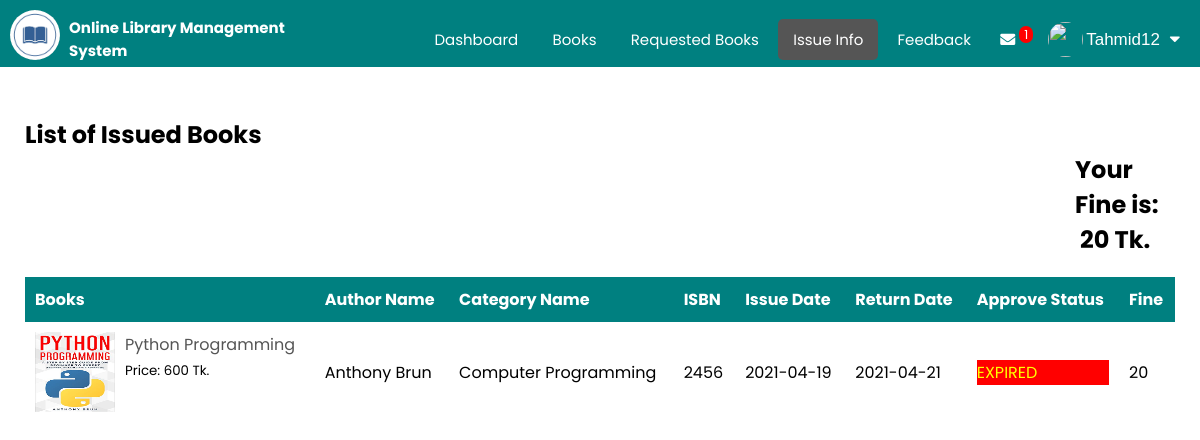
Page /student_issue_info.php (signed in) on the committed database.
### tables this page shows
CREATE TABLE `issueinfo` (
  `studentid` int(100) NOT NULL,
  `bookid` int(100) NOT NULL,
  `issuedate` date NOT NULL,
  `returndate` date NOT NULL,
  `approve` varchar(200) NOT NULL,
  `fine` int(100) NOT NULL
);

CREATE TABLE `books` (
  `bookid` int(100) NOT NULL,
  `bookpic` varchar(500) NOT NULL,
  `bookname` varchar(100) NOT NULL,
  `authorid` int(100) NOT NULL,
  `categoryid` int(100) NOT NULL,
  `ISBN` varchar(100) NOT NULL,
  `price` int(100) NOT NULL,
  `quantity` int(100) NOT NULL,
  `status` varchar(100) NOT NULL
);

CREATE TABLE `authors` (
  `authorid` int(111) NOT NULL,
  `authorname` varchar(111) NOT NULL
);

CREATE TABLE `category` (
  `categoryid` int(111) NOT NULL,
  `categoryname` varchar(111) NOT NULL
);

### student_issue_info.php (the view, shortened to what this page needs)
<?php
	include "connection.php";
    include "student_navbar.php";
?>
<!DOCTYPE html>
<html lang="en">
<head>
    <link rel="stylesheet" href="https://cdnjs.cloudflare.com/ajax/libs/font-awesome/5.15.2/css/all.min.css" />
    <link rel="stylesheet" href="style.css?v=<?php echo time(); ?>">
</head>
<body>
    <div class="request-table">
        <div class="request-container book-container">
            <h2 class="request-title student-info-title" style="padding-top: 50px;">List of Issued Books</h2>
            <?php
	    if(isset($_SESSION['login_student_username']))
		{
		    $var='<p style="color:yellow; background-color:red;">EXPIRED</p>';
			$q=mysqli_query($db,"SELECT books.bookid,books.bookname,books.ISBN,books.bookpic,price,issueinfo.issuedate,issueinfo.returndate,
			issueinfo.approve,fine,authors.authorname,category.categoryname from  `issueinfo` join `books` on issueinfo.bookid=books.bookid join `student`on student.studentid=issueinfo.studentid join authors on authors.authorid=books.authorid join category on category.categoryid=books.categoryid where student.studentid ='$_SESSION[studentid]' and (issueinfo.approve='yes' or issueinfo.approve='$var') ORDER BY `issueinfo`.`returndate` ASC; ");
			if(mysqli_num_rows($q)==0)
			{
				echo "There's no issued books";
			}
			else
			{
				$var='<p style="color:yellow; background-color:red;">EXPIRED</p>';
				$row1=mysqli_query($db,"SELECT sum(fine),student.studentid,FullName from issueinfo join student on student.studentid=issueinfo.studentid where student.studentid ='$_SESSION[studentid]' and issueinfo.approve='$var';");
                $res1=mysqli_fetch_assoc($row1);
                if(mysqli_num_rows($row1)!=0)
                {
                    ?>
                    <h2 style="padding-left: 1050px;">Your Fine is: &nbsp;<?php echo $res1['sum(fine)'] . " Tk.";?></h2>
                    <?php
                }
				echo "<table class='rtable'>";
                echo "<tr style='background-color: teal;'>";
                echo "<th>"; echo "Books"; echo "</th>";
                echo "<th>"; echo "Author Name"; echo "</th>";
                echo "<th>"; echo "Category Name"; echo "</th>";
                echo "<th>"; echo "ISBN"; echo "</th>";
                echo "<th>"; echo "Issue Date"; echo "</th>";
                echo "<th>"; echo "Return Date"; echo "</th>";
                echo "<th>"; echo "Approve Status"; echo "</th>";
                echo "<th>"; echo "Fine"; echo "</th>";
                echo "</tr>";
                while($row=mysqli_fetch_assoc($q))
                {
                    echo "<tr>";
                    echo "<td>
                    <div class='table-info'>
                        <img src='images/".$row['bookpic']."'>
                        <div>
                            <p>";echo $row['bookname'];echo"</p>
                            <small>Price: ";echo $row['price'];echo" Tk.</small><br>";?>
                        </div>
                    </div>
                    </td><?php
                    echo "<td>"; echo $row['authorname']; echo "</td>";
                    echo "<td>"; echo $row['categoryname']; echo "</td>";
                    echo "<td>"; echo $row['ISBN']; echo "</td>";
                    echo "<td>"; echo $row['issuedate']; echo "</td>";
                    echo "<td>"; echo $row['returndate']; echo "</td>";
                    echo "<td>"; echo $row['approve']; echo "</td>";
                    echo "<td>"; echo $row['fine']; echo "</td>";
                    echo "</tr>";
                }
                echo "</table>";
            }
        }
            ?>
        </div>
    </div>
</body>
</html>

### style.css (style rules this page uses)
html { scroll-behavior: smooth; }
* { margin: 0; padding: 0; box-sizing: border-box; }
body { font-family: 'Poppins', sans-serif; }
p { color: #555; }
.profile-table tr,td { border: none; padding: 10px; }
.request-table { padding-bottom: 500px; }
.request-container { max-width: 1300px; margin: auto; padding-left: 25px; padding-right: 25px; }
.book-container { max-width: 1400px; }
.request-container .request-title { padding-top: 100px; }
.request-container .student-info-title { padding-top: 30px; }
.rtable { width: 100%; margin-top: 20px; border-collapse: collapse; }
.rtable th { text-align: left; color: white; padding: 10px; }
.table-info { display: flex; flex-wrap: wrap; }
.rtable td img { width: 80px; height: 80px; margin-right: 10px; }

### rows in the picture
issueinfo: bookid.bookpic (picture), bookid.bookname "Python Programming", bookid.price "600", authors.authorname "Anthony Brun", category.categoryname "Computer Programming", bookid.ISBN "2456", issuedate "2021-04-19", returndate "2021-04-21", approve "EXPIRED", fine "20"

### other values in the picture
$c['total'] "1"
$_SESSION['login_student_username'] "Tahmid12"
$res1['sum(fine)'] "20"
